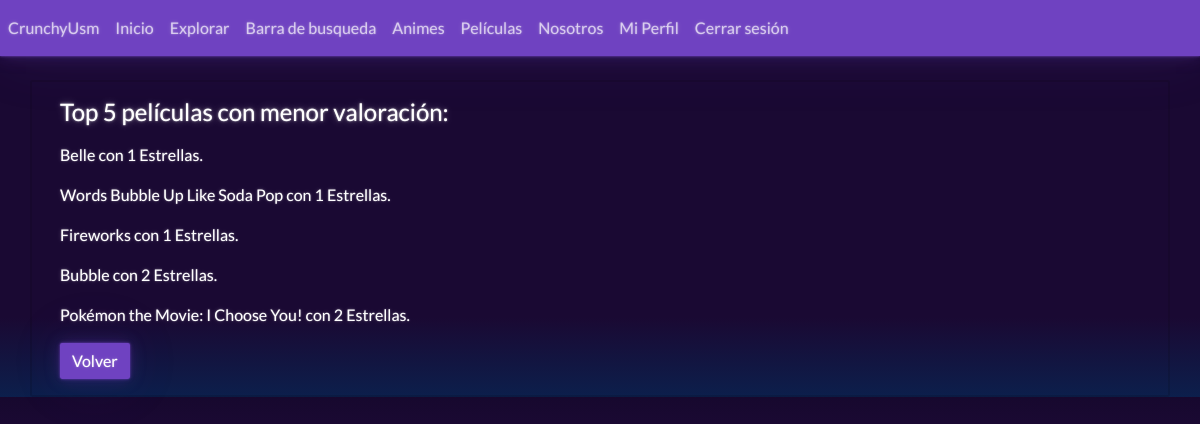
Page /PHP/Bottom_5P.php on the committed database.
### tables this page shows
CREATE TABLE `peliculas` (
  `Id_pelicula` int(11) NOT NULL,
  `Nombre` varchar(50) DEFAULT NULL,
  `Duracion` int(11) DEFAULT NULL,
  `Descripcion` varchar(500) DEFAULT NULL,
  `Imagen` varchar(1000) NOT NULL,
  `puntuacion` float NOT NULL DEFAULT 0,
  `aux` int(255) NOT NULL DEFAULT 0
);

### PHP/Bottom_5P.php (the view)
<?php
include("Template/header.php");
include("Admin/Config/BD.php");
$Query_peli = $conexion->prepare("SELECT Nombre, puntuacion FROM peliculas ORDER BY puntuacion ASC LIMIT 5;");
$Query_peli-> execute();
$listaPelis = $Query_peli->fetchAll(PDO::FETCH_ASSOC);
?>
<div class="card text-left">
  <div class="card-body">
    <h4 class="card-title">Top 5 películas con menor valoración:</h4><p></p>
    <?php foreach($listaPelis as $peli){ ?>
    <p class="card-text"><?php echo $peli["Nombre"];?> con <?php echo $peli["puntuacion"];?> Estrellas.</p>
    <?php } ?>
<a name="" id="" class="btn btn-primary" href="Explorar.php" role="button">Volver</a>

### rows in the picture
peliculas: Nombre "Belle", puntuacion "1"
peliculas: Nombre "Words Bubble Up Like Soda Pop", puntuacion "1"
peliculas: Nombre "Fireworks", puntuacion "1"
peliculas: Nombre "Bubble", puntuacion "2"
peliculas: Nombre "Pokémon the Movie: I Choose You!", puntuacion "2"
